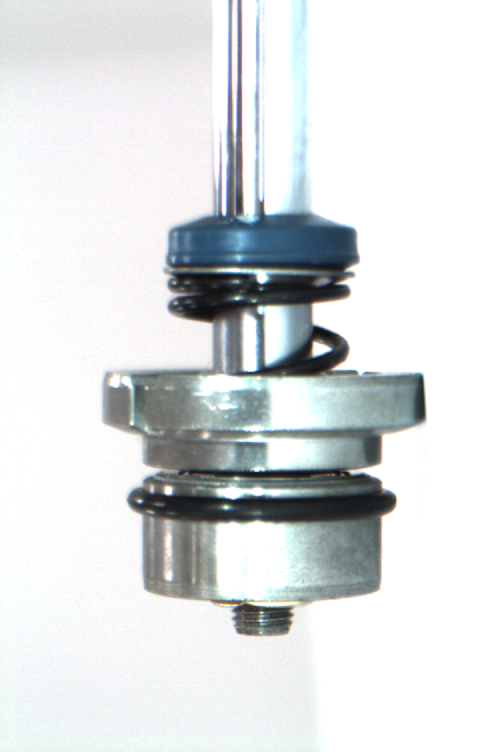
#> input picture imgs/right.bmp, 480 x 752 px
$ python detect.py   (older library calls are emulated)
#> lines starting #> are read from the running program, lines starting #| are printed output that depends on the picture; after the words box and inside, x2 and y2 are one past the last pixel; in counts of white or black regions, pixels touching at a corner belong together
import cv2
import numpy as np

def de(img,kernel):
	eroded=cv2.erode(img,kernel);
	dilated = cv2.dilate(img,kernel)
	result = cv2.absdiff(dilated,eroded);
	return result

def detect_blue(input_img):
	img_h = input_img.shape[0]
	img_w = input_img.shape[1]
	hsv = cv2.cvtColor(input_img, cv2.COLOR_BGR2HSV)
	H, S, V = cv2.split(hsv)
	lower_blue=np.array([80,43,46])
	upper_blue=np.array([130,255,255])
	mask = cv2.inRange(hsv, lower_blue, upper_blue)
	#cv2.imshow('Mask', mask)
	res = cv2.bitwise_and(hsv,hsv, mask=mask)
	left_edge_list = np.zeros(img_h,dtype=np.int)
	right_edge_list = np.zeros(img_h,dtype=np.int)
	lines=[0]*img_h
	for x in range(0,img_h):
		target_point = 0
		left_trigger = 0
		right_trigger = 0
		for y0 in res[x]:
			if y0[0]!=0:
				target_point+=1
		lines[x] = target_point
	print(lines)
	cv2.imshow('Result', res[lines.index(110):,:])
	cv2.waitKey(0)
	cv2.destroyAllWindows()
	return res,left_edge_list,right_edge_list,lines

def blue_area(res,img):
	img_h = img.shape[0]
	img_w = img.shape[1]
	H,S,V=cv2.split(res)
	lines=[0] * img_h
	for x in range(0,img_h):
		target_point = 0
		for y in H[x]:
			if y!=0:
				target_point+=1
		lines[x] = target_point
	left_edge = []
	for x in range(0,img_h):
		if lines[x]<110:
			left_trigger = 0
			for y in range(0,img_w):
				if res[x][y][0]!= 0 and left_trigger ==0 :
					left_trigger = 1
					left_edge[x] = y
				res[x][y] = [0,0,0]
	cv2.imshow('divide_area', w_res)
	cv2.waitKey(0)
	cv2.destroyAllWindows()
	return res
# def harris corner detection
def harris_corner(img):
	gray = cv2.cvtColor(img,cv2.COLOR_BGR2GRAY)
	gray = np.float32(gray)
	dst = cv2.cornerHarris(gray,3,3,0.04)
	dst = cv2.dilate(dst,None)
	print(dst)
	img[dst>0.03*dst.max()]=[0,0,255]
	cv2.imshow('harris',img)
	if cv2.waitKey(0) & 0xff == 27:
	    cv2.destroyAllWindows()
	return dst

w_img = cv2.imread("./imgs/right.bmp")
#> w_img is the input picture: shape (752, 480, 3); mean B, G, R 223.4, 222.3, 218.8
r_img = cv2.imread("./imgs/wrong_type_1.bmp")
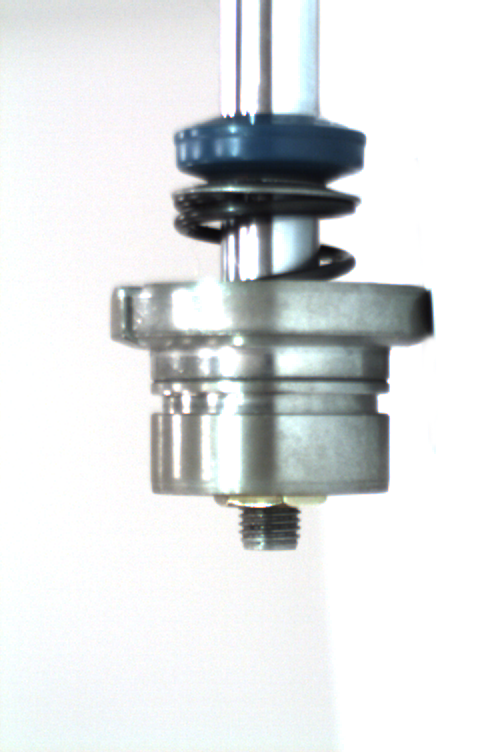
#> input picture imgs/wrong_type_1.bmp, 480 x 752 px
#> r_img is the input picture: shape (752, 480, 3); mean B, G, R 225.1, 224.3, 221.5
illumination_mask = cv2.imread("./imgs/mask.png")
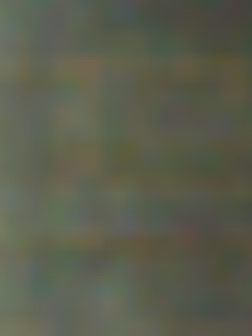
#> input picture imgs/mask.png, 84 x 112 px (shown 3 times larger)
#> illumination_mask is the input picture: shape (112, 84, 3); mean B, G, R 77.4, 93.8, 91.4
w_img_h = w_img.shape[0]
#> w_img_h = 752
w_img_w = w_img.shape[1]
#> w_img_w = 480
r_img_h = r_img.shape[0]
#> r_img_h = 752
r_img_w = r_img.shape[1]
#> r_img_w = 480
kernel = np.ones((5,5),np.uint8)

cv2.imshow("w_img",w_img)
cv2.imshow("r_img",r_img)
cv2.waitKey(0)
cv2.destroyAllWindows()

# [4 lines of commented-out code are left out]


w_res,w_left_edge_list,w_right_edge_list,w_lines=detect_blue(w_img)
#> in detect_blue, `hsv = cv2.cvtColor(input_img, cv2.COLOR_BGR2HSV)`: hsv: shape (752, 480, 3); mean H, S, V 56.3, 13.6, 225.4
#> in detect_blue, `H, S, V = cv2.split(hsv)`:
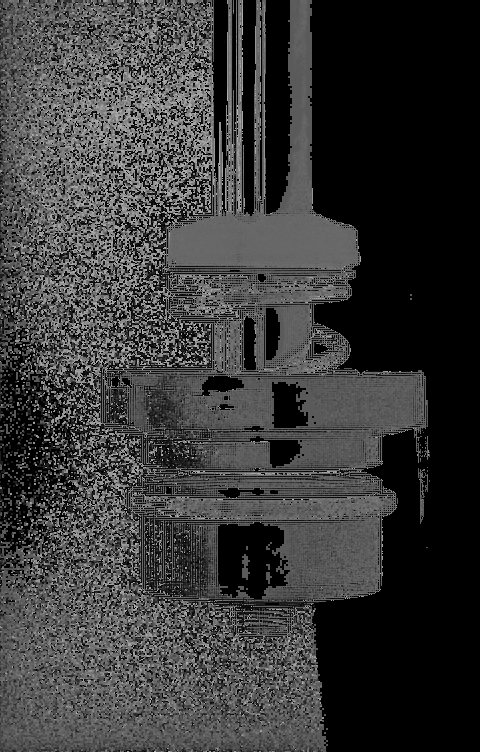
#> H: shape (752, 480); min 0, max 179, mean 56.3
#> in detect_blue, `H, S, V = cv2.split(hsv)`:
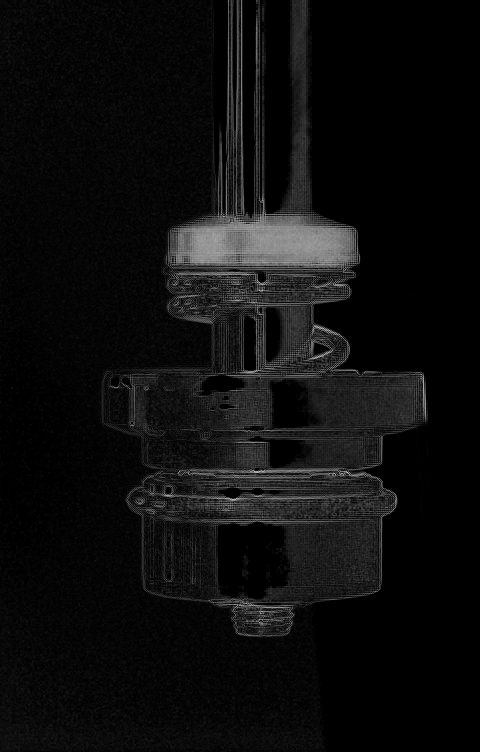
#> S: shape (752, 480); min 0, max 203, mean 13.6
#> in detect_blue, `H, S, V = cv2.split(hsv)`:
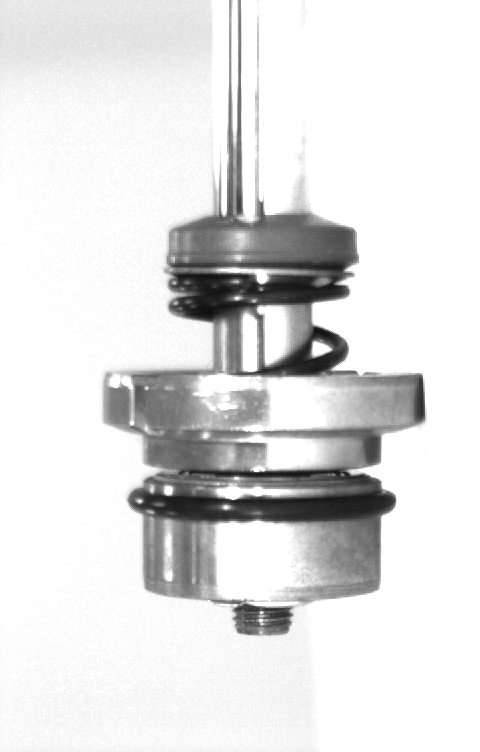
#> V: shape (752, 480); min 13, max 255, mean 225.4
#> in detect_blue, `mask = cv2.inRange(hsv, lower_blue, upper_blue)`:
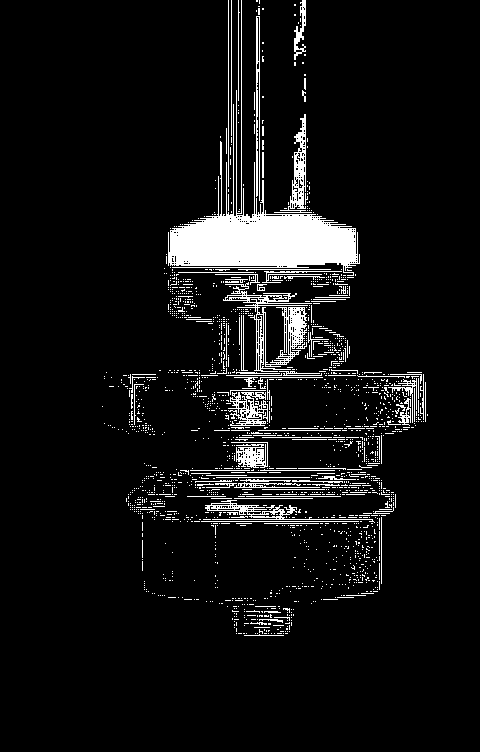
#> mask: shape (752, 480); 7.1% white; 1878 white regions (1776 under 20 px), largest, box (x1, y1, x2, y2) and area: (168, 0, 360, 276) 9776, (223, 282, 312, 372) 1884, (274, 114, 312, 213) 846
#> in detect_blue, `res = cv2.bitwise_and(hsv,hsv, mask=mask)`: res: shape (752, 480, 3); mean H, S, V 7.2, 6.1, 10.2
#> (printed output is left out)
#> in detect_blue, `cv2.imshow('Result', res[lines.index(110):,:])`:
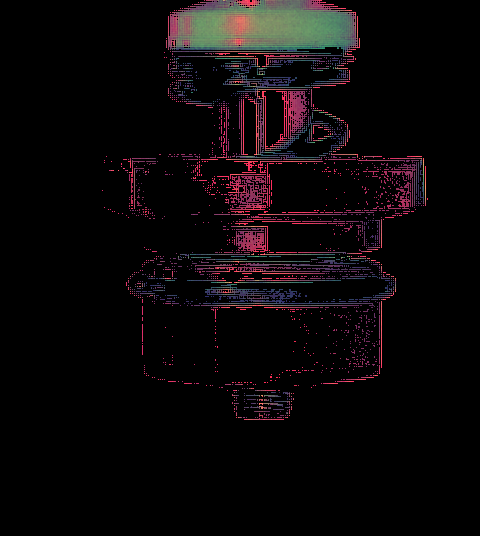
#> window 'Result': shape (536, 480, 3); mean B, G, R 8.7, 7.6, 11.4
#> w_left_edge_list = 752 values from 0 to 0; w_right_edge_list = 752 values from 0 to 0; w_lines = 752 values, max 192 at index 254, min 0 at index 594, mean 34
#r_res,r_left_edge_list,r_right_edge_lis,r_lines=detect_blue(r_img)
#w_lines=blue_area(w_res,w_img)
#r_lines=blue_area(r_res,r_img)
